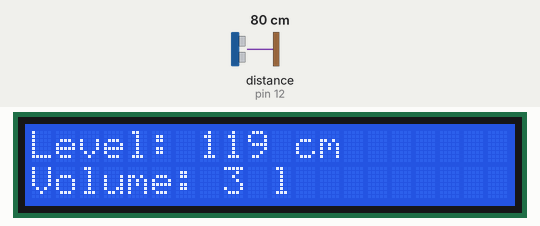
Simulated run of this sketch. Board: Arduino Uno, built with avr-gcc and run on an emulated ATmega328P. On the bench: 20×2 character LCD. The test bench sets the inputs (shaded band); at power-on: distance to the obstacle (sensor on pin 12) 80 cm. The echo pulse lasts 58.3 µs per cm; what the sketch prints to the serial monitor is not drawn.

Above: at 1.3 s.
1.4 s: distance to the obstacle (sensor on pin 12) set to 2 cm
At 4.4 s:
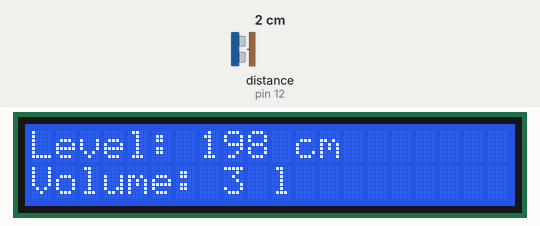
4.7 s: distance to the obstacle (sensor on pin 12) set to 4 cm
7.8 s: distance to the obstacle (sensor on pin 12) set to 9 cm
At 10.4 s:
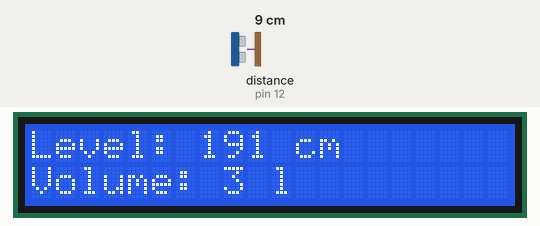
Timing chart, 0 to 11.9 s (numbered marks = the images above; inputs shaded):
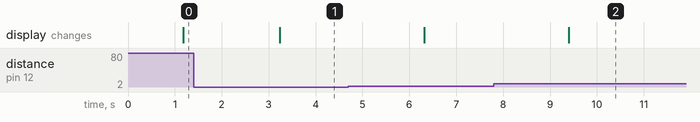

Measured:
- after the input at 1.4 s, the display: changes after 1.8 s (image 1)
- after the input at 7.8 s, the display: changes after 1.6 s (image 2)

The sketch:

ultrasonic_water_level.ino
```cpp
#include <Wire.h>
#include <LiquidCrystal_I2C.h>
#include <NewPing.h>

#define TRIGGER_PIN  11  // trigger pin (digital)
#define ECHO_PIN     12  // echo pin (digital)
#define MAX_DISTANCE 300 // Maximum distance we want to ping for (in centimeters). Maximum sensor distance is rated at 400-500cm.
#define TANK_HEIGHT  200 // высота бака в сантиметрах
#define TANK_RADIUS  80  // радиус бака в сантиметрах

//подключение дисплея A4 - SDA
//                    A5 - SCL

NewPing sonar(TRIGGER_PIN, ECHO_PIN, MAX_DISTANCE); // NewPing setup of pins and maximum distance.
LiquidCrystal_I2C lcd(0x27,20,2);  // set the LCD address to 0x27 for a 16 chars and 2 line display

void setup()
{
  Serial.begin(115200);             // Open serial monitor at 115200 baud to see ping results.
  lcd.init();                       // initialize the lcd
  lcd.init();
  // Print a message to the LCD.
  lcd.backlight();
  lcd.setCursor(3,0);
  lcd.print("Hello, world!");
  lcd.setCursor(2,1);
}

int getDistance(){
  int result = sonar.ping_cm();
  return result;
}

void loop()
{
  int distance = getDistance();
  int waterLevel = TANK_HEIGHT - distance;
  int waterVolume = PI; // расчет объема в см3 и перевод в литры
  delay(1000);             // Wait 50ms between pings (about 20 pings/sec). 29ms should be the shortest delay between pings.
  Serial.print("Ping: ");
  Serial.print(distance); // Send ping, get distance in cm and print result (0 = outside set distance range)
  Serial.println(" cm");
  lcd.clear();
  lcd.setCursor(0,0);
  lcd.print("Level: ");
  lcd.print(waterLevel);
  lcd.print(" cm");
  lcd.setCursor(0,1);
  lcd.print("Volume: ");
  lcd.print(waterVolume);
  lcd.print(" l");
}
```
